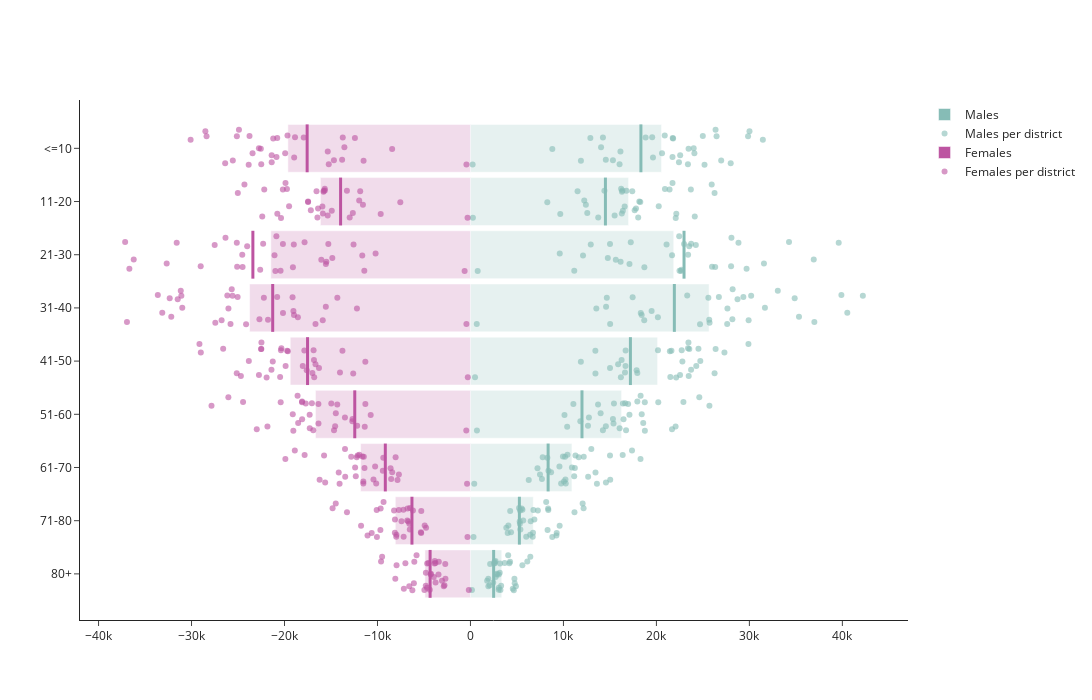

Notebook code cell kept with this figure:
### Code cell
# Another try with plotly
import plotly.graph_objects as go

fig = go.Figure()

colors = {'Males': '#86BCB6',
          'Females': '#BD54A1'}
width=0.9

for gender in genders:    
    # Add some jitter to the age level
    offset = 0.8
    unique_districts = data_selected[f'{gender}'].reset_index()['district'].unique()
    jitter = pd.DataFrame({'district': unique_districts,
                           'jitter': np.random.default_rng(123).uniform(
                               offset*(-width/2), offset*(width/2), len(unique_districts))})
    
    df = data_selected[f'{gender}'].reset_index().merge(jitter, on='district')
    age_level = df['age_level'].unique()
    age_pos = pd.DataFrame({'age_level': age_level,
                            'age_pos': np.arange(0, len(age_level))})
    df = df.merge(age_pos, on='age_level')
    
    # Add bar chart
    ys = np.arange(0, len(data_selected[f'{gender}_avg'].index))
    xs = data_selected[f'{gender}_avg'][primary_year]
    if gender == 'Females':
        xs = -xs
    fig.add_bar(x=xs, y=ys, orientation='h', name=gender, offset=-width/2,
                marker_color=colors[gender], marker_opacity=0.2,
                width=width)
    
    xs = df[primary_year]
    ys = df['age_pos'] + df['jitter']
    if gender == 'Females':
        xs = -xs
    fig.add_scatter(x=xs, y=ys, mode='markers', name=f'{gender} per district',
                    marker_color=colors[gender], marker_opacity=0.6)

    # Add average population for the secondary year
    for ypos in np.arange(0, len(data_selected[f'{gender}_avg'].index)):
        xpos = data_selected[f'{gender}_avg'][secondary_year][ypos]
        if gender == 'Females':
            xpos = -xpos
        fig.add_shape(type='line', xref='x', yref='y',
                      x0=xpos, y0=ypos-width/2,
                      x1=xpos, y1=ypos+width/2,
                      line_color=colors[gender], 
                      line_width=3, opacity=1)  
    
    
fig.update_layout(template='simple_white', width=1200, height=700)
fig.update_yaxes(range=[-0.7, 9], autorange='reversed',
                 ticktext=list(data_selected[f'{gender}_avg'].index), 
                 tickvals=np.arange(0, len(data_selected[f'{gender}_avg'].index)))
fig.show()

### Figure 1 — Plotly figure (JSON) as saved in the notebook; plotly's stock layout.template omitted (floating-point values rounded to 4 significant figures; data arrays with more than 128 entries replaced by an {"elided": "..."} marker saying what was removed)
{"data": [{"marker": {"color": "#86BCB6", "opacity": 0.2}, "name": "Males", "offset": -0.45, "orientation": "h", "type": "bar", "width": 0.9, "x": [20550.0, 17010.0, 21860.0, 25670.0, 20130.0, 16250.0, 10920.0, 6755.0, 3368.0], "y": [0, 1, 2, 3, 4, 5, 6, 7, 8]}, {"marker": {"color": "#86BCB6", "opacity": 0.6}, "mode": "markers", "name": "Males per district", "type": "scatter", "x": {"elided": "297 float values"}, "y": {"elided": "297 float values"}}, {"marker": {"color": "#BD54A1", "opacity": 0.2}, "name": "Females", "offset": -0.45, "orientation": "h", "type": "bar", "width": 0.9, "x": [-19630.0, -16140.0, -21470.0, -23760.0, -19380.0, -16670.0, -11820.0, -8085.0, -4899.0], "y": [0, 1, 2, 3, 4, 5, 6, 7, 8]}, {"marker": {"color": "#BD54A1", "opacity": 0.6}, "mode": "markers", "name": "Females per district", "type": "scatter", "x": {"elided": "297 float values"}, "y": {"elided": "297 float values"}}], "layout": {"height": 700, "shapes": [{"line": {"color": "#86BCB6", "width": 3}, "opacity": 1, "type": "line", "x0": 18330.0, "x1": 18330.0, "xref": "x", "y0": -0.45, "y1": 0.45, "yref": "y"}, {"line": {"color": "#86BCB6", "width": 3}, "opacity": 1, "type": "line", "x0": 14520.0, "x1": 14520.0, "xref": "x", "y0": 0.55, "y1": 1.45, "yref": "y"}, {"line": {"color": "#86BCB6", "width": 3}, "opacity": 1, "type": "line", "x0": 22970.0, "x1": 22970.0, "xref": "x", "y0": 1.55, "y1": 2.45, "yref": "y"}, {"line": {"color": "#86BCB6", "width": 3}, "opacity": 1, "type": "line", "x0": 21930.0, "x1": 21930.0, "xref": "x", "y0": 2.55, "y1": 3.45, "yref": "y"}, {"line": {"color": "#86BCB6", "width": 3}, "opacity": 1, "type": "line", "x0": 17200.0, "x1": 17200.0, "xref": "x", "y0": 3.55, "y1": 4.45, "yref": "y"}, {"line": {"color": "#86BCB6", "width": 3}, "opacity": 1, "type": "line", "x0": 11990.0, "x1": 11990.0, "xref": "x", "y0": 4.55, "y1": 5.45, "yref": "y"}, {"line": {"color": "#86BCB6", "width": 3}, "opacity": 1, "type": "line", "x0": 8353.0, "x1": 8353.0, "xref": "x", "y0": 5.55, "y1": 6.45, "yref": "y"}, {"line": {"color": "#86BCB6", "width": 3}, "opacity": 1, "type": "line", "x0": 5262.0, "x1": 5262.0, "xref": "x", "y0": 6.55, "y1": 7.45, "yref": "y"}, {"line": {"color": "#86BCB6", "width": 3}, "opacity": 1, "type": "line", "x0": 2493.0, "x1": 2493.0, "xref": "x", "y0": 7.55, "y1": 8.45, "yref": "y"}, {"line": {"color": "#BD54A1", "width": 3}, "opacity": 1, "type": "line", "x0": -17560.0, "x1": -17560.0, "xref": "x", "y0": -0.45, "y1": 0.45, "yref": "y"}, {"line": {"color": "#BD54A1", "width": 3}, "opacity": 1, "type": "line", "x0": -13970.0, "x1": -13970.0, "xref": "x", "y0": 0.55, "y1": 1.45, "yref": "y"}, {"line": {"color": "#BD54A1", "width": 3}, "opacity": 1, "type": "line", "x0": -23400.0, "x1": -23400.0, "xref": "x", "y0": 1.55, "y1": 2.45, "yref": "y"}, {"line": {"color": "#BD54A1", "width": 3}, "opacity": 1, "type": "line", "x0": -21270.0, "x1": -21270.0, "xref": "x", "y0": 2.55, "y1": 3.45, "yref": "y"}, {"line": {"color": "#BD54A1", "width": 3}, "opacity": 1, "type": "line", "x0": -17520.0, "x1": -17520.0, "xref": "x", "y0": 3.55, "y1": 4.45, "yref": "y"}, {"line": {"color": "#BD54A1", "width": 3}, "opacity": 1, "type": "line", "x0": -12440.0, "x1": -12440.0, "xref": "x", "y0": 4.55, "y1": 5.45, "yref": "y"}, {"line": {"color": "#BD54A1", "width": 3}, "opacity": 1, "type": "line", "x0": -9158.0, "x1": -9158.0, "xref": "x", "y0": 5.55, "y1": 6.45, "yref": "y"}, {"line": {"color": "#BD54A1", "width": 3}, "opacity": 1, "type": "line", "x0": -6293.0, "x1": -6293.0, "xref": "x", "y0": 6.55, "y1": 7.45, "yref": "y"}, {"line": {"color": "#BD54A1", "width": 3}, "opacity": 1, "type": "line", "x0": -4341.0, "x1": -4341.0, "xref": "x", "y0": 7.55, "y1": 8.45, "yref": "y"}], "width": 1200, "xaxis": {"autorange": true, "range": [-41950.0, 47010.0], "type": "linear"}, "yaxis": {"autorange": true, "range": [8.867, -0.9086], "ticktext": ["<=10", "11-20", "21-30", "31-40", "41-50", "51-60", "61-70", "71-80", "80+"], "tickvals": [0, 1, 2, 3, 4, 5, 6, 7, 8], "type": "linear"}}}
